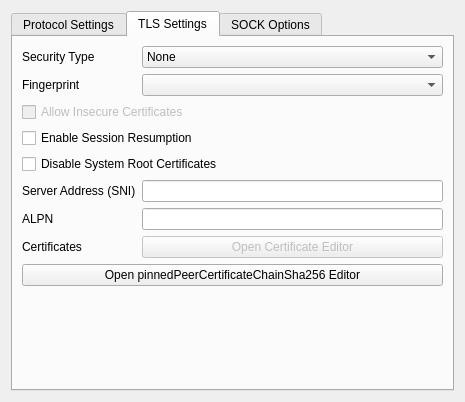
<?xml version="1.0" encoding="UTF-8"?>
<ui version="4.0">
 <class>StreamSettingsWidget</class>
 <widget class="QWidget" name="StreamSettingsWidget">
  <property name="geometry">
   <rect>
    <x>0</x>
    <y>0</y>
    <width>465</width>
    <height>402</height>
   </rect>
  </property>
  <property name="windowTitle">
   <string>Stream Settings Widget</string>
  </property>
  <layout class="QGridLayout" name="gridLayout">
   <item row="0" column="0">
    <widget class="QTabWidget" name="tabWidget">
     <property name="currentIndex">
      <number>1</number>
     </property>
     <widget class="QWidget" name="tab_3">
      <attribute name="title">
       <string>Protocol Settings</string>
      </attribute>
      <layout class="QGridLayout" name="gridLayout_3">
       <item row="1" column="0">
        <widget class="QStackedWidget" name="v2rayStackView">
         <property name="sizePolicy">
          <sizepolicy hsizetype="Minimum" vsizetype="Preferred">
           <horstretch>0</horstretch>
           <verstretch>0</verstretch>
          </sizepolicy>
         </property>
         <property name="minimumSize">
          <size>
           <width>1</width>
           <height>0</height>
          </size>
         </property>
         <property name="currentIndex">
          <number>0</number>
         </property>
         <widget class="QWidget" name="tcpStackPage">
          <layout class="QGridLayout" name="gridLayout_2" rowstretch="0,0,1,0">
           <item row="0" column="0" colspan="4">
            <layout class="QHBoxLayout" name="horizontalLayout" stretch="0,1">
             <item>
              <widget class="QLabel" name="label">
               <property name="text">
                <string>Type</string>
               </property>
              </widget>
             </item>
             <item>
              <widget class="QComboBox" name="tcpHeaderTypeCB">
               <item>
                <property name="text">
                 <string notr="true">none</string>
                </property>
               </item>
               <item>
                <property name="text">
                 <string notr="true">http</string>
                </property>
               </item>
              </widget>
             </item>
            </layout>
           </item>
           <item row="2" column="0" colspan="2">
            <widget class="QPlainTextEdit" name="tcpRequestTxt">
             <property name="sizePolicy">
              <sizepolicy hsizetype="Preferred" vsizetype="Preferred">
               <horstretch>0</horstretch>
               <verstretch>0</verstretch>
              </sizepolicy>
             </property>
             <property name="lineWrapMode">
              <enum>QPlainTextEdit::NoWrap</enum>
             </property>
             <property name="readOnly">
              <bool>true</bool>
             </property>
             <property name="plainText">
              <string/>
             </property>
             <property name="backgroundVisible">
              <bool>false</bool>
             </property>
             <property name="placeholderText">
              <string notr="true"/>
             </property>
            </widget>
           </item>
           <item row="2" column="2" colspan="2">
            <widget class="QPlainTextEdit" name="tcpRespTxt">
             <property name="sizePolicy">
              <sizepolicy hsizetype="Preferred" vsizetype="Preferred">
               <horstretch>0</horstretch>
               <verstretch>0</verstretch>
              </sizepolicy>
             </property>
             <property name="lineWrapMode">
              <enum>QPlainTextEdit::NoWrap</enum>
             </property>
             <property name="readOnly">
              <bool>true</bool>
             </property>
             <property name="plainText">
              <string/>
             </property>
             <property name="placeholderText">
              <string notr="true"/>
             </property>
            </widget>
           </item>
           <item row="3" column="0">
            <widget class="QPushButton" name="tcpRequestEditBtn">
             <property name="text">
              <string>Edit</string>
             </property>
            </widget>
           </item>
           <item row="3" column="1">
            <widget class="QPushButton" name="tcpRequestDefBtn">
             <property name="text">
              <string>Reset</string>
             </property>
            </widget>
           </item>
           <item row="3" column="2">
            <widget class="QPushButton" name="tcpResponseEditBtn">
             <property name="text">
              <string>Edit</string>
             </property>
            </widget>
           </item>
           <item row="3" column="3">
            <widget class="QPushButton" name="tcpRespDefBtn">
             <property name="text">
              <string>Reset</string>
             </property>
            </widget>
           </item>
           <item row="1" column="2" colspan="2">
            <widget class="QLabel" name="label_3">
             <property name="text">
              <string>Response</string>
             </property>
            </widget>
           </item>
           <item row="1" column="0" colspan="2">
            <widget class="QLabel" name="label_2">
             <property name="text">
              <string>Request</string>
             </property>
            </widget>
           </item>
          </layout>
         </widget>
         <widget class="QWidget" name="httpStackPage">
          <layout class="QGridLayout" name="gridLayout_8">
           <item row="0" column="0">
            <layout class="QGridLayout" name="gridLayout_10">
             <item row="0" column="0">
              <widget class="QLabel" name="label_5">
               <property name="text">
                <string>Path</string>
               </property>
              </widget>
             </item>
             <item row="0" column="1" colspan="2">
              <widget class="QLineEdit" name="httpPathTxt">
               <property name="placeholderText">
                <string notr="true">/</string>
               </property>
              </widget>
             </item>
             <item row="1" column="0">
              <widget class="QLabel" name="label_31">
               <property name="text">
                <string>Method</string>
               </property>
              </widget>
             </item>
             <item row="1" column="1" colspan="2">
              <widget class="QComboBox" name="httpMethodCB">
               <property name="editable">
                <bool>true</bool>
               </property>
               <item>
                <property name="text">
                 <string notr="true">PUT</string>
                </property>
               </item>
               <item>
                <property name="text">
                 <string notr="true">GET</string>
                </property>
               </item>
               <item>
                <property name="text">
                 <string notr="true">POST</string>
                </property>
               </item>
               <item>
                <property name="text">
                 <string notr="true">DELETE</string>
                </property>
               </item>
               <item>
                <property name="text">
                 <string notr="true">CONNECT</string>
                </property>
               </item>
               <item>
                <property name="text">
                 <string notr="true">HEAD</string>
                </property>
               </item>
               <item>
                <property name="text">
                 <string notr="true">OPTIONS</string>
                </property>
               </item>
               <item>
                <property name="text">
                 <string notr="true">PATCH</string>
                </property>
               </item>
               <item>
                <property name="text">
                 <string notr="true">TRACE</string>
                </property>
               </item>
              </widget>
             </item>
            </layout>
           </item>
           <item row="1" column="0">
            <layout class="QGridLayout" name="gridLayout_11">
             <item row="0" column="0">
              <widget class="QLabel" name="label_4">
               <property name="text">
                <string>Host</string>
               </property>
              </widget>
             </item>
             <item row="0" column="1" colspan="2">
              <widget class="QLabel" name="label_33">
               <property name="text">
                <string>Headers</string>
               </property>
              </widget>
             </item>
             <item row="1" column="0">
              <widget class="QPlainTextEdit" name="httpHostTxt">
               <property name="placeholderText">
                <string notr="true">myhost.mydomain.com</string>
               </property>
              </widget>
             </item>
             <item row="1" column="1" colspan="2">
              <widget class="QPlainTextEdit" name="httpHeadersTxt">
               <property name="sizePolicy">
                <sizepolicy hsizetype="Preferred" vsizetype="Preferred">
                 <horstretch>0</horstretch>
                 <verstretch>0</verstretch>
                </sizepolicy>
               </property>
               <property name="lineWrapMode">
                <enum>QPlainTextEdit::NoWrap</enum>
               </property>
               <property name="readOnly">
                <bool>true</bool>
               </property>
               <property name="plainText">
                <string/>
               </property>
               <property name="placeholderText">
                <string notr="true"/>
               </property>
              </widget>
             </item>
             <item row="2" column="1">
              <widget class="QPushButton" name="httpHeadersEditBtn">
               <property name="text">
                <string>Edit</string>
               </property>
              </widget>
             </item>
             <item row="2" column="2">
              <widget class="QPushButton" name="httpHeadersDefBtn">
               <property name="text">
                <string>Reset</string>
               </property>
              </widget>
             </item>
            </layout>
           </item>
          </layout>
         </widget>
         <widget class="QWidget" name="wsStackPage">
          <layout class="QGridLayout" name="gridLayout_9" rowstretch="0,0,1">
           <item row="0" column="0">
            <layout class="QFormLayout" name="formLayout_7">
             <item row="0" column="0">
              <widget class="QLabel" name="label_7">
               <property name="text">
                <string>Path</string>
               </property>
              </widget>
             </item>
             <item row="1" column="0">
              <widget class="QLabel" name="label_12">
               <property name="text">
                <string>Max Early Data</string>
               </property>
              </widget>
             </item>
             <item row="0" column="1">
              <widget class="QLineEdit" name="wsPathTxt">
               <property name="text">
                <string/>
               </property>
               <property name="placeholderText">
                <string notr="true">/wsPath</string>
               </property>
              </widget>
             </item>
             <item row="1" column="1">
              <widget class="QSpinBox" name="wsEarlyDataSB">
               <property name="minimum">
                <number>0</number>
               </property>
               <property name="maximum">
                <number>99999</number>
               </property>
               <property name="value">
                <number>1024</number>
               </property>
              </widget>
             </item>
             <item row="2" column="0">
              <widget class="QLabel" name="label_25">
               <property name="text">
                <string>Browser Forwarding</string>
               </property>
              </widget>
             </item>
             <item row="2" column="1">
              <widget class="QCheckBox" name="wsBrowserForwardCB">
               <property name="text">
                <string>Enabled</string>
               </property>
              </widget>
             </item>
             <item row="3" column="0">
              <widget class="QLabel" name="label_30">
               <property name="text">
                <string>Early Data Header Name</string>
               </property>
              </widget>
             </item>
             <item row="3" column="1">
              <widget class="QComboBox" name="wsEarlyDataHeaderNameCB">
               <item>
                <property name="text">
                 <string notr="true"/>
                </property>
               </item>
               <item>
                <property name="text">
                 <string notr="true">Sec-WebSocket-Protocol</string>
                </property>
               </item>
              </widget>
             </item>
            </layout>
           </item>
           <item row="2" column="0">
            <widget class="QPlainTextEdit" name="wsHeadersTxt">
             <property name="placeholderText">
              <string notr="true">Key|Value</string>
             </property>
            </widget>
           </item>
           <item row="1" column="0">
            <widget class="QLabel" name="label_26">
             <property name="text">
              <string>Headers</string>
             </property>
            </widget>
           </item>
          </layout>
         </widget>
         <widget class="QWidget" name="mKCPStackPage">
          <layout class="QFormLayout" name="formLayout_5">
           <item row="0" column="0">
            <widget class="QLabel" name="label_16">
             <property name="text">
              <string>Header</string>
             </property>
            </widget>
           </item>
           <item row="0" column="1">
            <widget class="QComboBox" name="kcpHeaderType">
             <property name="sizePolicy">
              <sizepolicy hsizetype="MinimumExpanding" vsizetype="Fixed">
               <horstretch>0</horstretch>
               <verstretch>0</verstretch>
              </sizepolicy>
             </property>
             <item>
              <property name="text">
               <string notr="true">none</string>
              </property>
             </item>
             <item>
              <property name="text">
               <string notr="true">srtp</string>
              </property>
             </item>
             <item>
              <property name="text">
               <string notr="true">utp</string>
              </property>
             </item>
             <item>
              <property name="text">
               <string notr="true">wechat-video</string>
              </property>
             </item>
             <item>
              <property name="text">
               <string notr="true">dtls</string>
              </property>
             </item>
             <item>
              <property name="text">
               <string notr="true">wireguard</string>
              </property>
             </item>
            </widget>
           </item>
           <item row="1" column="0">
            <widget class="QLabel" name="label_13">
             <property name="text">
              <string>Seed</string>
             </property>
            </widget>
           </item>
           <item row="1" column="1">
            <widget class="QLineEdit" name="kcpSeedTxt"/>
           </item>
           <item row="2" column="0">
            <widget class="QLabel" name="label_23">
             <property name="text">
              <string>Capacity</string>
             </property>
             <property name="alignment">
              <set>Qt::AlignRight|Qt::AlignTrailing|Qt::AlignVCenter</set>
             </property>
            </widget>
           </item>
           <item row="2" column="1">
            <layout class="QHBoxLayout" name="horizontalLayout_5" stretch="1,1">
             <item>
              <widget class="QSpinBox" name="kcpUploadCapacSB">
               <property name="suffix">
                <string notr="true"> MB/s</string>
               </property>
               <property name="prefix">
                <string>Up: </string>
               </property>
               <property name="maximum">
                <number>4096</number>
               </property>
               <property name="value">
                <number>5</number>
               </property>
              </widget>
             </item>
             <item>
              <widget class="QSpinBox" name="kcpDownCapacitySB">
               <property name="minimumSize">
                <size>
                 <width>80</width>
                 <height>0</height>
                </size>
               </property>
               <property name="suffix">
                <string notr="true"> MB/s</string>
               </property>
               <property name="prefix">
                <string>Down: </string>
               </property>
               <property name="maximum">
                <number>4096</number>
               </property>
               <property name="value">
                <number>20</number>
               </property>
              </widget>
             </item>
            </layout>
           </item>
           <item row="3" column="0">
            <widget class="QLabel" name="label_22">
             <property name="text">
              <string>Buffer Size</string>
             </property>
             <property name="alignment">
              <set>Qt::AlignRight|Qt::AlignTrailing|Qt::AlignVCenter</set>
             </property>
            </widget>
           </item>
           <item row="3" column="1">
            <layout class="QHBoxLayout" name="horizontalLayout_6" stretch="1,1">
             <item>
              <widget class="QSpinBox" name="kcpWriteBufferSB">
               <property name="suffix">
                <string notr="true"> MB</string>
               </property>
               <property name="prefix">
                <string>Write Size: </string>
               </property>
               <property name="maximum">
                <number>1024</number>
               </property>
               <property name="value">
                <number>2</number>
               </property>
              </widget>
             </item>
             <item>
              <widget class="QSpinBox" name="kcpReadBufferSB">
               <property name="suffix">
                <string notr="true"> MB</string>
               </property>
               <property name="prefix">
                <string>Read Size: </string>
               </property>
               <property name="maximum">
                <number>1024</number>
               </property>
               <property name="value">
                <number>2</number>
               </property>
              </widget>
             </item>
            </layout>
           </item>
           <item row="4" column="0">
            <widget class="QLabel" name="label_24">
             <property name="text">
              <string>Congestion</string>
             </property>
            </widget>
           </item>
           <item row="4" column="1">
            <widget class="QCheckBox" name="kcpCongestionCB">
             <property name="text">
              <string>Congestion</string>
             </property>
            </widget>
           </item>
           <item row="5" column="0">
            <widget class="QLabel" name="label_15">
             <property name="text">
              <string>Options</string>
             </property>
            </widget>
           </item>
           <item row="5" column="1">
            <layout class="QHBoxLayout" name="horizontalLayout_3">
             <item>
              <widget class="QLabel" name="label_8">
               <property name="text">
                <string>MTU</string>
               </property>
              </widget>
             </item>
             <item>
              <widget class="QSpinBox" name="kcpMTU">
               <property name="sizePolicy">
                <sizepolicy hsizetype="MinimumExpanding" vsizetype="Fixed">
                 <horstretch>0</horstretch>
                 <verstretch>0</verstretch>
                </sizepolicy>
               </property>
               <property name="suffix">
                <string notr="true"> B</string>
               </property>
               <property name="minimum">
                <number>576</number>
               </property>
               <property name="maximum">
                <number>1460</number>
               </property>
               <property name="value">
                <number>1350</number>
               </property>
              </widget>
             </item>
             <item>
              <widget class="QLabel" name="label_10">
               <property name="text">
                <string>TTI</string>
               </property>
              </widget>
             </item>
             <item>
              <widget class="QSpinBox" name="kcpTTI">
               <property name="sizePolicy">
                <sizepolicy hsizetype="MinimumExpanding" vsizetype="Fixed">
                 <horstretch>0</horstretch>
                 <verstretch>0</verstretch>
                </sizepolicy>
               </property>
               <property name="suffix">
                <string notr="true"> ms</string>
               </property>
               <property name="minimum">
                <number>10</number>
               </property>
               <property name="maximum">
                <number>100</number>
               </property>
               <property name="value">
                <number>50</number>
               </property>
              </widget>
             </item>
            </layout>
           </item>
          </layout>
         </widget>
         <widget class="QWidget" name="dsStackPage">
          <layout class="QFormLayout" name="formLayout_2">
           <item row="0" column="0">
            <widget class="QLabel" name="label_17">
             <property name="text">
              <string>Path</string>
             </property>
            </widget>
           </item>
           <item row="0" column="1">
            <widget class="QLineEdit" name="dsPathTxt">
             <property name="text">
              <string/>
             </property>
             <property name="placeholderText">
              <string notr="true">/dsPath</string>
             </property>
            </widget>
           </item>
          </layout>
         </widget>
         <widget class="QWidget" name="quicStackPage">
          <layout class="QFormLayout" name="formLayout_3">
           <item row="0" column="0">
            <widget class="QLabel" name="label_18">
             <property name="text">
              <string>Security</string>
             </property>
            </widget>
           </item>
           <item row="0" column="1">
            <widget class="QComboBox" name="quicSecurityCB">
             <item>
              <property name="text">
               <string notr="true">none</string>
              </property>
             </item>
             <item>
              <property name="text">
               <string notr="true">aes-128-gcm</string>
              </property>
             </item>
             <item>
              <property name="text">
               <string notr="true">chacha20-poly1305</string>
              </property>
             </item>
            </widget>
           </item>
           <item row="1" column="0">
            <widget class="QLabel" name="label_19">
             <property name="text">
              <string>Key</string>
             </property>
            </widget>
           </item>
           <item row="1" column="1">
            <widget class="QLineEdit" name="quicKeyTxt">
             <property name="text">
              <string/>
             </property>
             <property name="placeholderText">
              <string>keys</string>
             </property>
            </widget>
           </item>
           <item row="2" column="0">
            <widget class="QLabel" name="label_20">
             <property name="text">
              <string>Headers</string>
             </property>
            </widget>
           </item>
           <item row="2" column="1">
            <widget class="QComboBox" name="quicHeaderTypeCB">
             <item>
              <property name="text">
               <string notr="true">none</string>
              </property>
             </item>
             <item>
              <property name="text">
               <string notr="true">srtp</string>
              </property>
             </item>
             <item>
              <property name="text">
               <string notr="true">utp</string>
              </property>
             </item>
             <item>
              <property name="text">
               <string notr="true">wechat-video</string>
              </property>
             </item>
             <item>
              <property name="text">
               <string notr="true">dtls</string>
              </property>
             </item>
             <item>
              <property name="text">
               <string notr="true">wireguard</string>
              </property>
             </item>
            </widget>
           </item>
           <item row="3" column="0">
            <spacer name="verticalSpacer_2">
             <property name="orientation">
              <enum>Qt::Vertical</enum>
             </property>
             <property name="sizeHint" stdset="0">
              <size>
               <width>20</width>
               <height>40</height>
              </size>
             </property>
            </spacer>
           </item>
          </layout>
         </widget>
         <widget class="QWidget" name="grpcStackPage">
          <layout class="QFormLayout" name="formLayout_6">
           <item row="0" column="0">
            <widget class="QLabel" name="label_11">
             <property name="text">
              <string>Service Name</string>
             </property>
            </widget>
           </item>
           <item row="0" column="1">
            <widget class="QLineEdit" name="grpcServiceNameTxt"/>
           </item>
           <item row="1" column="0">
            <widget class="QLabel" name="modeLabel">
             <property name="text">
              <string>Mode</string>
             </property>
            </widget>
           </item>
           <item row="1" column="1">
            <widget class="QComboBox" name="grpcModeCB">
             <item>
              <property name="text">
               <string notr="true">gun</string>
              </property>
             </item>
             <item>
              <property name="text">
               <string notr="true">multi</string>
              </property>
             </item>
            </widget>
           </item>
          </layout>
         </widget>
        </widget>
       </item>
       <item row="0" column="0">
        <layout class="QHBoxLayout" name="horizontalLayout_2" stretch="0,1">
         <item>
          <widget class="QLabel" name="transportLabel">
           <property name="text">
            <string>Transport Protocol</string>
           </property>
          </widget>
         </item>
         <item>
          <widget class="QComboBox" name="transportCombo">
           <item>
            <property name="text">
             <string notr="true">tcp</string>
            </property>
           </item>
           <item>
            <property name="text">
             <string notr="true">http</string>
            </property>
           </item>
           <item>
            <property name="text">
             <string notr="true">ws</string>
            </property>
           </item>
           <item>
            <property name="text">
             <string notr="true">kcp</string>
            </property>
           </item>
           <item>
            <property name="text">
             <string notr="true">domainsocket</string>
            </property>
           </item>
           <item>
            <property name="text">
             <string notr="true">quic</string>
            </property>
           </item>
           <item>
            <property name="text">
             <string notr="true">grpc</string>
            </property>
           </item>
          </widget>
         </item>
        </layout>
       </item>
      </layout>
     </widget>
     <widget class="QWidget" name="tab">
      <attribute name="title">
       <string>TLS Settings</string>
      </attribute>
      <layout class="QFormLayout" name="formLayout">
       <item row="0" column="0">
        <widget class="QLabel" name="label_21">
         <property name="text">
          <string>Security Type</string>
         </property>
        </widget>
       </item>
       <item row="0" column="1">
        <widget class="QComboBox" name="securityTypeCB">
         <item>
          <property name="text">
           <string notr="true">None</string>
          </property>
         </item>
         <item>
          <property name="text">
           <string notr="true">TLS</string>
          </property>
         </item>
         <item>
          <property name="text">
           <string notr="true">XTLS</string>
          </property>
         </item>
        </widget>
       </item>
       <item row="3" column="0" colspan="2">
        <widget class="QCheckBox" name="enableSessionResumptionCB">
         <property name="text">
          <string>Enable Session Resumption</string>
         </property>
         <property name="checked">
          <bool>false</bool>
         </property>
        </widget>
       </item>
       <item row="4" column="0" colspan="2">
        <widget class="QCheckBox" name="disableSystemRoot">
         <property name="text">
          <string>Disable System Root Certificates</string>
         </property>
        </widget>
       </item>
       <item row="5" column="0">
        <widget class="QLabel" name="label_6">
         <property name="text">
          <string>Server Address (SNI)</string>
         </property>
        </widget>
       </item>
       <item row="5" column="1">
        <widget class="QLineEdit" name="serverNameTxt"/>
       </item>
       <item row="6" column="0">
        <widget class="QLabel" name="label_14">
         <property name="text">
          <string>ALPN</string>
         </property>
        </widget>
       </item>
       <item row="6" column="1">
        <widget class="QLineEdit" name="alpnTxt"/>
       </item>
       <item row="7" column="0">
        <widget class="QLabel" name="label_9">
         <property name="text">
          <string>Certificates</string>
         </property>
        </widget>
       </item>
       <item row="7" column="1">
        <widget class="QPushButton" name="openCertEditorBtn">
         <property name="enabled">
          <bool>false</bool>
         </property>
         <property name="toolTip">
          <string notr="true">Not Implemented</string>
         </property>
         <property name="text">
          <string>Open Certificate Editor</string>
         </property>
        </widget>
       </item>
       <item row="8" column="0" colspan="2">
        <widget class="QPushButton" name="pinnedPeerCertificateChainSha256Btn">
         <property name="text">
          <string>Open pinnedPeerCertificateChainSha256 Editor</string>
         </property>
        </widget>
       </item>
       <item row="2" column="0" colspan="2">
        <widget class="QCheckBox" name="allowInsecureCB">
         <property name="enabled">
          <bool>false</bool>
         </property>
         <property name="toolTip">
          <string>AllowInsecure is insecure, do not allow insecure.</string>
         </property>
         <property name="text">
          <string>Allow Insecure Certificates</string>
         </property>
        </widget>
       </item>
       <item row="1" column="0">
        <widget class="QLabel" name="label_34">
         <property name="text">
          <string>Fingerprint</string>
         </property>
        </widget>
       </item>
       <item row="1" column="1">
        <widget class="QComboBox" name="fingerprintCB">
         <item>
          <property name="text">
           <string/>
          </property>
         </item>
         <item>
          <property name="text">
           <string>chrome</string>
          </property>
         </item>
         <item>
          <property name="text">
           <string>firefox</string>
          </property>
         </item>
         <item>
          <property name="text">
           <string>safari</string>
          </property>
         </item>
         <item>
          <property name="text">
           <string>randomized</string>
          </property>
         </item>
        </widget>
       </item>
      </layout>
     </widget>
     <widget class="QWidget" name="tab_2">
      <attribute name="title">
       <string>SOCK Options</string>
      </attribute>
      <layout class="QFormLayout" name="formLayout_4">
       <item row="0" column="0">
        <widget class="QLabel" name="label_28">
         <property name="text">
          <string>Mark</string>
         </property>
        </widget>
       </item>
       <item row="0" column="1">
        <widget class="QSpinBox" name="soMarkSpinBox">
         <property name="maximum">
          <number>255</number>
         </property>
        </widget>
       </item>
       <item row="1" column="0">
        <widget class="QLabel" name="label_29">
         <property name="text">
          <string>TCP Fast Open</string>
         </property>
        </widget>
       </item>
       <item row="1" column="1">
        <widget class="QCheckBox" name="tcpFastOpenCB">
         <property name="text">
          <string>Enabled</string>
         </property>
        </widget>
       </item>
       <item row="2" column="0">
        <widget class="QLabel" name="label_27">
         <property name="text">
          <string>tProxy Mode</string>
         </property>
        </widget>
       </item>
       <item row="2" column="1">
        <widget class="QComboBox" name="tProxyCB">
         <item>
          <property name="text">
           <string notr="true">off</string>
          </property>
         </item>
         <item>
          <property name="text">
           <string notr="true">redirect</string>
          </property>
         </item>
         <item>
          <property name="text">
           <string notr="true">tproxy</string>
          </property>
         </item>
        </widget>
       </item>
       <item row="3" column="0">
        <widget class="QLabel" name="label_32">
         <property name="text">
          <string>TCP Keepalive Interval</string>
         </property>
        </widget>
       </item>
       <item row="3" column="1">
        <widget class="QSpinBox" name="tcpKeepAliveIntervalSpinBox">
         <property name="maximum">
          <number>2147483647</number>
         </property>
        </widget>
       </item>
      </layout>
     </widget>
    </widget>
   </item>
  </layout>
 </widget>
 <tabstops>
  <tabstop>tabWidget</tabstop>
  <tabstop>transportCombo</tabstop>
  <tabstop>tcpHeaderTypeCB</tabstop>
  <tabstop>tcpRequestTxt</tabstop>
  <tabstop>tcpRespTxt</tabstop>
  <tabstop>tcpRequestEditBtn</tabstop>
  <tabstop>tcpRequestDefBtn</tabstop>
  <tabstop>tcpResponseEditBtn</tabstop>
  <tabstop>tcpRespDefBtn</tabstop>
  <tabstop>httpPathTxt</tabstop>
  <tabstop>httpHostTxt</tabstop>
  <tabstop>wsHeadersTxt</tabstop>
  <tabstop>kcpUploadCapacSB</tabstop>
  <tabstop>kcpDownCapacitySB</tabstop>
  <tabstop>dsPathTxt</tabstop>
  <tabstop>quicSecurityCB</tabstop>
  <tabstop>quicKeyTxt</tabstop>
  <tabstop>quicHeaderTypeCB</tabstop>
  <tabstop>allowInsecureCB</tabstop>
  <tabstop>serverNameTxt</tabstop>
  <tabstop>soMarkSpinBox</tabstop>
  <tabstop>tcpFastOpenCB</tabstop>
  <tabstop>tProxyCB</tabstop>
 </tabstops>
 <resources/>
 <connections/>
</ui>
